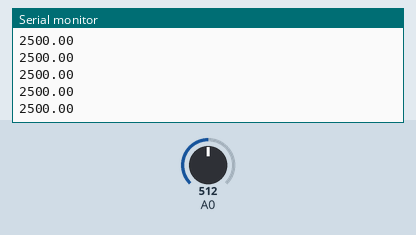
Bench run of a sketch on a simulated Arduino Uno, built with avr-gcc and run on an emulated ATmega328P. Shown: the last lines printed to the serial monitor. The test bench sets the inputs (shaded band); at power-on: A0 = 512.

Above: at 1.2 s.
1.3 s: A0 set to 716
At 2.4 s:
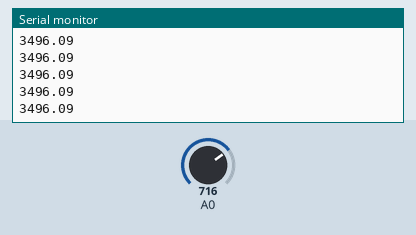
2.8 s: A0 set to 900
At 3.9 s:
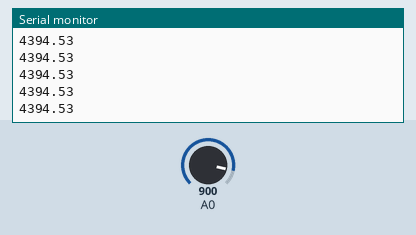
Timing chart, 0 to 5.8 s (numbered marks = the images above; inputs shaded):
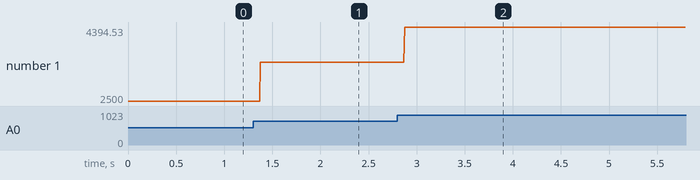

Measured:
- after the input at 1.3 s, the serial monitor: prints a new line after 0.08 s (image 1)
- after the input at 2.8 s, the serial monitor: prints a new line after 0.07 s (image 2)
- plotted number 1: 2500 → 3496.09 after the input at 1.3 s, 3496.09 → 4394 after the input at 2.8 s

The sketch:

LM35.ino
```cpp
/*  Program to get data from lm35 temperature sensor on analog pin
 *  by: Stephan Ofosuhene
 */

int tempSensor = A0;

void setup()
{
    // open serial port
    Serial.begin(9600);
}

void loop()
{
    // print sensor readings to the serial output
    Serial.println(get_temp(tempSensor));
    analogReference(INTERNAL);
}

float get_temp(int sensorPin)
{
    float temp = analogRead(sensorPin);
    temp = (temp * 5000.0) / 1024;
    return temp;
}
```
